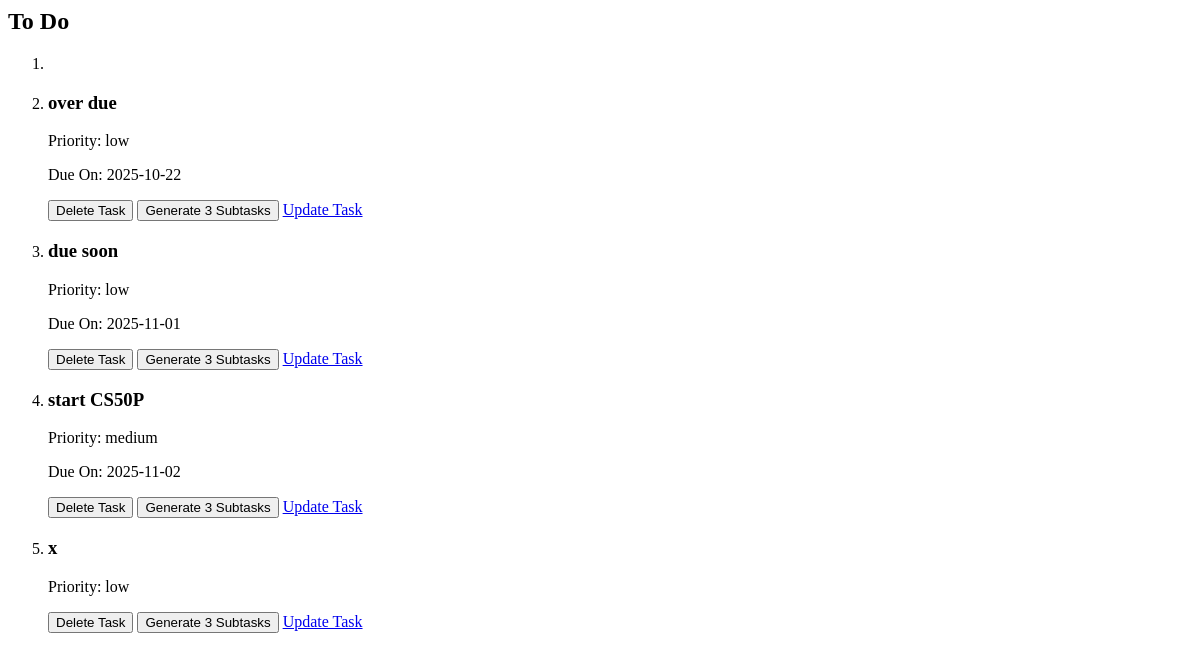
The app's page /column/To Do/html (signed in), older data.
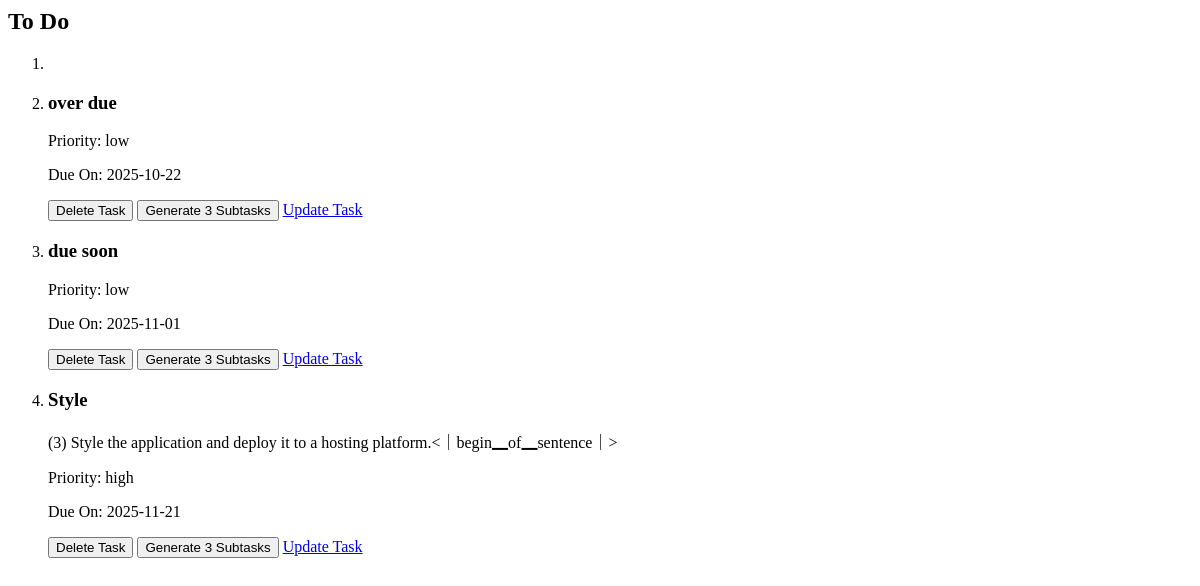
The same page, newer data.
### tables this page shows
CREATE TABLE tasks(
                id INTEGER PRIMARY KEY AUTOINCREMENT NOT NULL,
                title TEXT NOT NULL,
                user_id INTEGER NOT NULL,
                description TEXT,
                status TEXT NOT NULL DEFAULT 'To Do',
                created_at TIMESTAMP DEFAULT CURRENT_TIMESTAMP, 
                priority TEXT NOT NULL, 
                due_date DATE, parent_id INTEGER DEFAULT NULL,  
                FOREIGN KEY (user_id) REFERENCES users(id) ON DELETE CASCADE
                );

### app.py (the view)
@app.route("/column/<string:status>/html")
@login_required
def column_html(status):
    column_id = None
    if status == "To Do":
        column_id = "todo"
    elif status == "In Progress":
        column_id = "in-progress"
    elif status == "Done":
        column_id = "done"
    else:
        return jsonify({"error": f"Invalid status: {status}"}), 400
    tasks = get_tasks_by_user(session["user_id"])
    subtasks = get_subtasks(session["user_id"])
    today, after_tommorow = get_date_deatails()
    return render_template(
        "/_column.html",
        tasks=tasks,
        subtasks=subtasks,
        column_id=column_id,
        column_title=status,
        bg_color = "var(--back-todo)" if status == "To Do" else ("var(--back-progress)" if status == "In Progress" else "var(--back-done)"),
        today=today,
        after_tommorow=after_tommorow
    )

### db.py (called while the page is built)
def get_db():
    if "db" not in g:
        g.db = sqlite3.connect(
            DATABASE,
            detect_types=sqlite3.PARSE_DECLTYPES,
            check_same_thread=False
        )
        g.db.row_factory = sqlite3.Row
    return g.db

def get_tasks_by_user(user_id):
    db = get_db()
    return db.execute(
        f"""SELECT * FROM tasks WHERE user_id = ? {oredr_state}
        """,(user_id,)).fetchall()

def get_subtasks(user_id):
    db = get_db()
    return db.execute(
        "SELECT * FROM tasks WHERE user_id = ? AND parent_id IS NOT NULL ORDER BY parent_id",
        (user_id,)).fetchall()

### helpers.py (called while the page is built)
def login_required(f):
    @wraps(f)
    def decorated_function(*args, **kwargs):
        if session.get("user_id") is None:
            return redirect(url_for('login', next=request.url))
        return f(*args, **kwargs)
    return decorated_function

def get_date_deatails():
    today = date.today()
    after_tomorrow = today + timedelta(days=2)
    return today, after_tomorrow

### templates/_column.html (shortened to what this page needs)
<section id="{{ column_id }}-column" class="column">
    <h2 id="{{ column_id }}-heading">{{ column_title }}</h2>
    <ol class="task-list" id="{{ column_title }}">
        <li style="background-color: {{ bg_color }}"></li>
        {% for task in tasks %}
            {% if task.status == column_title %}
                <li id="{{ task.id }}" class="task-card" draggable="{{ 'true' if task.status != 'Done' else 'false' }}">
                    <h3>{{ task.title }}</h3>
                    <p>{{ task.description }}</p>
                    <p id="priority-{{ task.priority }}">Priority: {{ task.priority }}</p>
                    {% if task.due_date is not none and task.status != 'Done' %}
                        {% if task.due_date < today %}
                            <p id="due_date" class="over_due">Due On: {{ task.due_date }}</p>
                        {% elif task.due_date < after_tommorow %}
                            <p id="due_date" class="due_soon">Due On: {{ task.due_date }}</p>
                        {% else %}
                            <p id="due_date">Due On: {{ task.due_date }}</p>
                        {% endif %}
                    {% endif %}
                    <div id="task-buttons">
                        <button onclick="deleteTask('{{ task.id }}')" id="delete-task">Delete Task</button>
                        {% if task.status != 'Done' %}
                            <button onclick="generateTask('{{ task.id }}')" id="sub-task">Generate 3 Subtasks</button>
                        {% endif %}
                        <a href="{{ url_for('editTask', id=task.id) }}" id="update-task">Update Task</a>
                    </div>
                </li>
            {% endif %}
        {% endfor %}
    </ol>
</section>

Row changes from the older to the newer data that the page shows:
removed tasks: title "start CS50P", priority "medium", due_date "2025-11-02"
removed tasks: title "x", priority "low"
now on this page (row edited): tasks: title "Style", description "(3) Style the application and deploy it to a hosting platform.<｜begin▁of▁sentence｜>", priority "high", due_date "2025-11-21"
